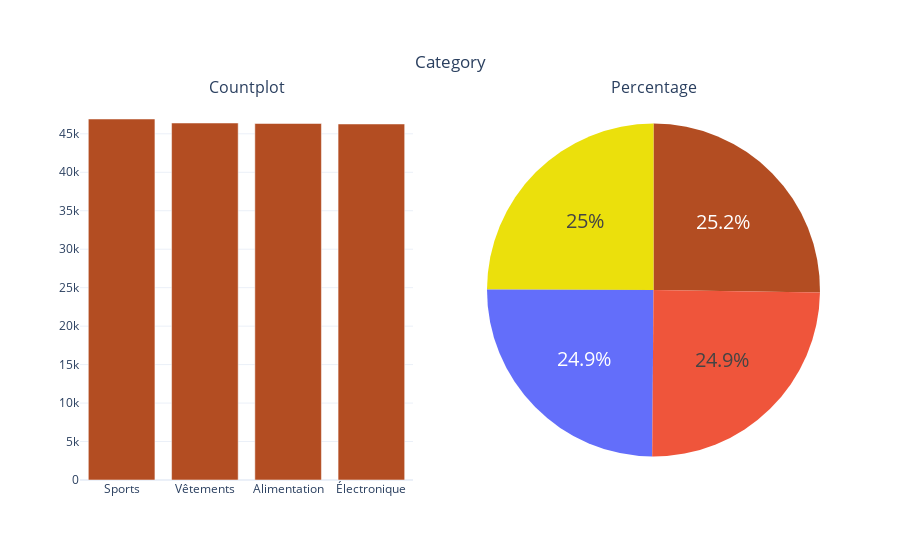

This figure's notebook cell:
### Code cell
categorical_variable_summary(Sales,'Category')

### Figure 1 — Plotly figure (JSON) as saved in the notebook; plotly's stock layout.template omitted (floating-point values rounded to 4 significant figures)
{"data": [{"marker": {"color": "#B34D22"}, "name": "Category", "showlegend": false, "textfont": {"size": 14}, "textposition": "auto", "type": "bar", "x": ["Sports", "Vêtements", "Alimentation", "Électronique"], "xaxis": "x", "y": [46925, 46405, 46342, 46278], "yaxis": "y"}, {"domain": {"x": [0.55, 1], "y": [0, 1]}, "labels": ["Sports", "Vêtements", "Alimentation", "Électronique"], "marker": {"colors": ["#B34D22", "#EBE00C"]}, "name": "Category", "showlegend": false, "textfont": {"size": 20}, "textposition": "auto", "type": "pie", "values": [46925, 46405, 46342, 46278]}], "layout": {"annotations": [{"font": {"size": 16}, "showarrow": false, "text": "Countplot", "x": 0.225, "xanchor": "center", "xref": "paper", "y": 1, "yanchor": "bottom", "yref": "paper"}, {"font": {"size": 16}, "showarrow": false, "text": "Percentage", "x": 0.775, "xanchor": "center", "xref": "paper", "y": 1, "yanchor": "bottom", "yref": "paper"}], "title": {"text": "Category", "x": 0.5, "xanchor": "center", "y": 0.9, "yanchor": "top"}, "xaxis": {"anchor": "y", "domain": [0, 0.45]}, "yaxis": {"anchor": "x", "domain": [0, 1]}}}
